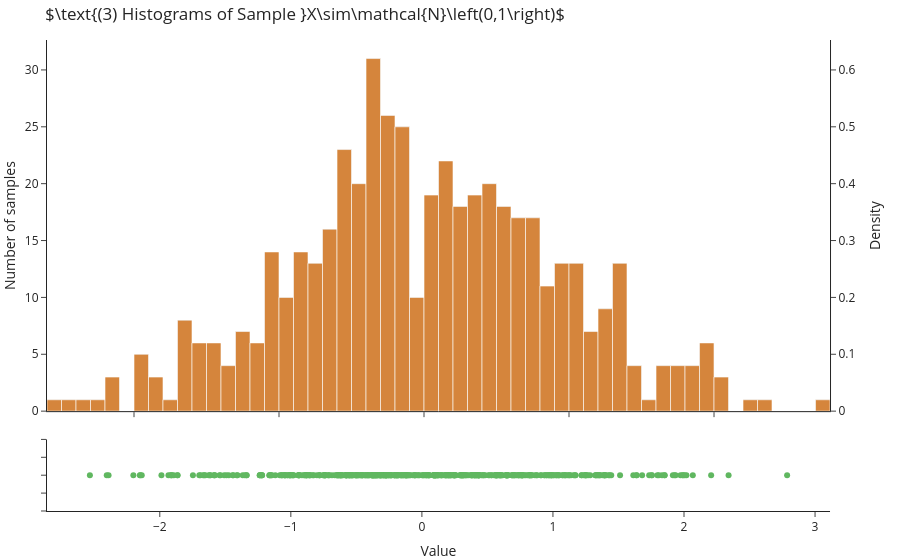

Notebook code for this chart:
### Markdown cell above
Given a dataset, we want to start gathering insights into what does the data tells us. One way of doing so is by plotting a histogram of the given values. So given a set of 1D data-points scattered along the axis of rational numbers, we can *bin* these values into discrete categories and count how many samples we saw in each bin. If we then also devide each bin by the total number of samples we get the density of the data, over the different bins.

Run the below code with different number of samples and different number of bins. How does the number of samples influence the created figure (in terms of The Law of Large Numbers)? What can we say about the number of bins?

### Code cell
m, bins = 500, 100
X = np.random.normal(0, 1, m)

fig = make_subplots(rows=5, cols=1, specs=[[{"rowspan": 4, "secondary_y": True}], [None], [None], [None], [{}]])\
    .add_trace(go.Histogram(x=X, opacity=0.75, bingroup=1, nbinsx=bins), secondary_y=False)\
    .add_trace(go.Histogram(x=X, opacity=0.75, bingroup=1, nbinsx=bins, histnorm="probability density"), secondary_y=True)\
    .add_trace(go.Scatter(x=X, y=[0]*X.shape[0], mode='markers', opacity=0.75), row=5, col=1)

fig.update_layout(title_text="$\\text{(3) Histograms of Sample }X\\sim\\mathcal{N}\\left(0,1\\right)$")\
    .update_yaxes(title_text="Number of samples", secondary_y=False, row=1, col=1)\
    .update_yaxes(title_text="Density", secondary_y=True, row=1, col=1)\
    .update_yaxes(showgrid=False, row=5, col=1, showticklabels=False)\
    .update_xaxes(showgrid=False, title_text="Value", row=5, col=1)\
    .update_xaxes(showticklabels=False, row=1, col=1)\
    .update_layout(showlegend=False)

fig.show()

### Figure 1 — Plotly figure (JSON) as saved in the notebook; plotly's stock layout.template omitted (floating-point values rounded to 4 significant figures; data arrays with more than 128 entries replaced by an {"elided": "..."} marker saying what was removed)
{"data": [{"bingroup": "1", "nbinsx": 100, "opacity": 0.75, "type": "histogram", "x": {"elided": "500 float values"}, "xaxis": "x", "yaxis": "y"}, {"bingroup": "1", "histnorm": "probability density", "nbinsx": 100, "opacity": 0.75, "type": "histogram", "x": {"elided": "500 float values"}, "xaxis": "x", "yaxis": "y2"}, {"mode": "markers", "opacity": 0.75, "type": "scatter", "x": {"elided": "500 float values"}, "xaxis": "x2", "y": {"elided": "500 int values"}, "yaxis": "y3"}], "layout": {"showlegend": false, "title": {"text": "$\\text{(3) Histograms of Sample }X\\sim\\mathcal{N}\\left(0,1\\right)$"}, "xaxis": {"anchor": "y", "domain": [0, 0.94], "showticklabels": false}, "xaxis2": {"anchor": "y3", "domain": [0, 0.94], "showgrid": false, "title": {"text": "Value"}}, "yaxis": {"anchor": "x", "domain": [0.212, 1], "title": {"text": "Number of samples"}}, "yaxis2": {"anchor": "x", "overlaying": "y", "side": "right", "title": {"text": "Density"}}, "yaxis3": {"anchor": "x2", "domain": [0, 0.152], "showgrid": false, "showticklabels": false}}}
